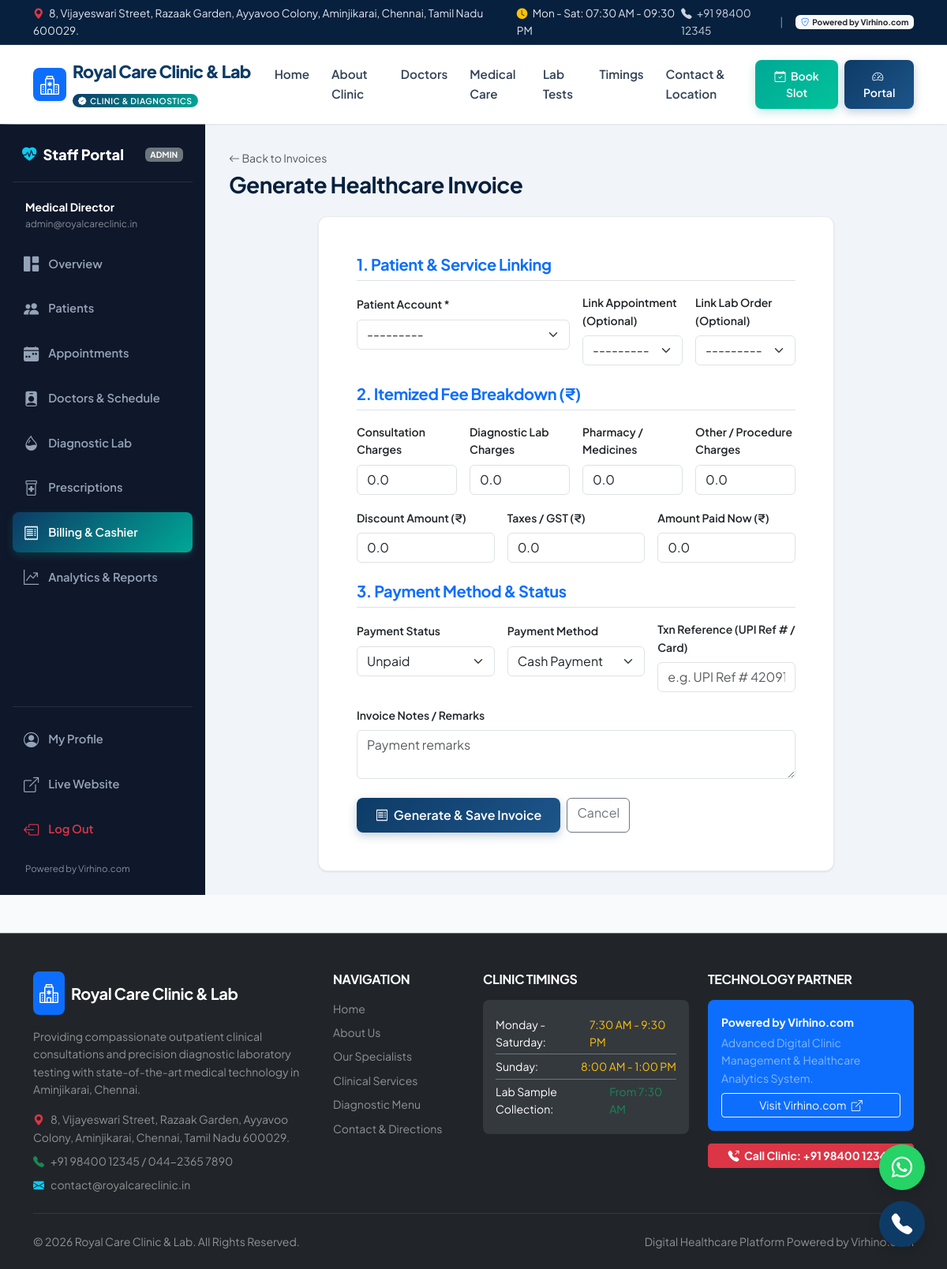
/billing/create/ (signed in), run on the app's committed database.
### accounts/models.py (models this page shows, shortened)
class User(AbstractUser):
    ROLE_CHOICES = (
        ('admin', 'Administrator'),
        ('doctor', 'Doctor / Specialist'),
        ('receptionist', 'Receptionist / Front Desk'),
        ('lab_technician', 'Lab Technician / Pathologist'),
        ('patient', 'Patient'),
    )
    role = models.CharField(max_length=20, choices=ROLE_CHOICES, default='receptionist')
    phone = models.CharField(max_length=20, unique=True, null=True, blank=True)
    address = models.TextField(blank=True, null=True)
    avatar = models.ImageField(upload_to='avatars/', blank=True, null=True)
    class Meta:
        ordering = ['username']
        verbose_name = 'User'
        verbose_name_plural = 'Users'
    @property
    def is_staff_member(self):
        return self.role in ['admin', 'doctor', 'receptionist', 'lab_technician'] or self.is_staff

### billing/views.py (the view)
# urls.py: path('create/', views.invoice_create, name='invoice_create'),
@login_required
@staff_required
def invoice_create(request):
    initial = {}
    patient_id = request.GET.get('patient_id')
    appointment_id = request.GET.get('appointment_id')
    lab_order_id = request.GET.get('lab_order_id')
    if patient_id:
        initial['patient'] = patient_id
    if appointment_id:
        appt = get_object_or_404(Appointment, pk=appointment_id)
        initial['appointment'] = appt
        initial['patient'] = appt.patient
        initial['consultation_charges'] = appt.fee
    if lab_order_id:
        order = get_object_or_404(LabOrder, pk=lab_order_id)
        initial['lab_order'] = order
        initial['patient'] = order.patient
        initial['lab_charges'] = order.total_amount
    if request.method == 'POST':
        form = InvoiceForm(request.POST)
        if form.is_valid():
            invoice = form.save()
            messages.success(request, f'Invoice #{invoice.invoice_number} created for {invoice.patient.full_name}.')
            return redirect('invoice_detail', pk=invoice.pk)
    else:
        form = InvoiceForm(initial=initial)
    return render(request, 'billing/form.html', {'form': form, 'title': 'Generate Healthcare Invoice'})

### appointments/models.py (called while the page is built)
    def __str__(self):
        return f"{self.patient.full_name} with {self.doctor.doctor_name} on {self.appointment_date} at {self.appointment_time.strftime('%I:%M %p')}"

### doctors/models.py (called while the page is built)
    @property
    def doctor_name(self):
        return f"Dr. {self.user.get_full_name()}" if self.user.get_full_name() else f"Dr. {self.user.username}"

### lab/models.py (called while the page is built)
    def __str__(self):
        return f"{self.order_number} — {self.patient.full_name} ({self.get_status_display()})"

### patients/models.py (called while the page is built)
    def __str__(self):
        full = f"{self.first_name} {self.last_name}".strip()
        return f"{full} ({self.phone})"

    @property
    def full_name(self):
        return f"{self.first_name} {self.last_name}".strip()

### website/context_processors.py (called while the page is built)
def clinic_info(request):
    return {
        'CLINIC': settings.CLINIC_METADATA,
    }

### templates/billing/form.html (shortened to what this page needs)
{% extends 'dashboard_base.html' %}
{% block dashboard_content %}
<div class="d-flex justify-content-between align-items-center mb-4">
  <div>
    <a href="{% url 'invoice_list' %}" class="small text-muted text-decoration-none"><i class="bi bi-arrow-left"></i> Back to Invoices</a>
    <h3 class="fw-bold mb-0 mt-1">{{ title }}</h3>
  </div>
</div>
<div class="row justify-content-center">
  <div class="col-lg-9">
    <div class="card card-custom p-4 p-md-5">
      <form method="POST">
        <h5 class="fw-bold text-primary mb-3 pb-2 border-bottom">1. Patient & Service Linking</h5>
        <div class="row g-3 mb-4">
          <div class="col-md-6">
            <label class="form-label small fw-semibold">Patient Account *</label>
            {{ form.patient }}
          </div>
          <div class="col-md-3">
            <label class="form-label small fw-semibold">Link Appointment (Optional)</label>
            {{ form.appointment }}
          </div>
          <div class="col-md-3">
            <label class="form-label small fw-semibold">Link Lab Order (Optional)</label>
            {{ form.lab_order }}
          </div>
        </div>
        <h5 class="fw-bold text-primary mb-3 pb-2 border-bottom">2. Itemized Fee Breakdown (₹)</h5>
        <div class="row g-3 mb-4">
          <div class="col-md-3">
            <label class="form-label small fw-semibold">Consultation Charges</label>
            {{ form.consultation_charges }}
          </div>
          <div class="col-md-3">
            <label class="form-label small fw-semibold">Diagnostic Lab Charges</label>
            {{ form.lab_charges }}
          </div>
          <div class="col-md-3">
            <label class="form-label small fw-semibold">Pharmacy / Medicines</label>
            {{ form.medicine_charges }}
          </div>
          <div class="col-md-3">
            <label class="form-label small fw-semibold">Other / Procedure Charges</label>
            {{ form.other_charges }}
          </div>
          <div class="col-md-4">
            <label class="form-label small fw-semibold">Discount Amount (₹)</label>
            {{ form.discount_amount }}
          </div>
          <div class="col-md-4">
            <label class="form-label small fw-semibold">Taxes / GST (₹)</label>
            {{ form.tax_amount }}
          </div>
          <div class="col-md-4">
            <label class="form-label small fw-semibold">Amount Paid Now (₹)</label>
            {{ form.paid_amount }}
          </div>
        </div>
        <h5 class="fw-bold text-primary mb-3 pb-2 border-bottom">3. Payment Method & Status</h5>
        <div class="row g-3 mb-4">
          <div class="col-md-4">
            <label class="form-label small fw-semibold">Payment Status</label>
            {{ form.payment_status }}
          </div>
          <div class="col-md-4">
            <label class="form-label small fw-semibold">Payment Method</label>
            {{ form.payment_method }}
          </div>
          <div class="col-md-4">
            <label class="form-label small fw-semibold">Txn Reference (UPI Ref # / Card)</label>
            {{ form.transaction_reference }}
          </div>
          <div class="col-12">
            <label class="form-label small fw-semibold">Invoice Notes / Remarks</label>
            {{ form.notes }}
          </div>
        </div>
        <div class="d-flex gap-2">
          <button type="submit" class="btn btn-primary-custom px-4">
            <i class="bi bi-receipt me-1"></i> Generate & Save Invoice
          </button>
          <a href="{% url 'invoice_list' %}" class="btn btn-outline-secondary">Cancel</a>
        </div>
      </form>
    </div>
  </div>
</div>
{% endblock %}

### templates/dashboard_base.html
{% extends 'base.html' %}
{% load static %}
{% block content %}
<div class="dashboard-layout">
  <aside class="sidebar no-print">
    <div>
      <div class="sidebar-brand d-flex align-items-center justify-content-between">
        <div class="d-flex align-items-center gap-2">
          <i class="bi bi-heart-pulse-fill text-info"></i>
          <span>Staff Portal</span>
        </div>
        <span class="badge bg-secondary text-uppercase" style="font-size: 0.65rem;">{{ user.role }}</span>
      </div>
      <div class="px-3 mb-3 text-white-50 small">
        <div class="fw-bold text-white">{{ user.get_full_name|default:user.username }}</div>
        <div style="font-size: 0.75rem;">{{ user.email }}</div>
      </div>
      <ul class="sidebar-nav">
        <li>
          <a href="{% url 'dashboard' %}" class="sidebar-link {% if request.resolver_match.url_name == 'dashboard' %}active{% endif %}">
            <i class="bi bi-grid-1x2-fill"></i>
            <span>Overview</span>
          </a>
        </li>
        <li>
          <a href="{% url 'patient_list' %}" class="sidebar-link {% if 'patient' in request.resolver_match.url_name %}active{% endif %}">
            <i class="bi bi-people-fill"></i>
            <span>Patients</span>
          </a>
        </li>
        <li>
          <a href="{% url 'appointment_list' %}" class="sidebar-link {% if 'appointment' in request.resolver_match.url_name %}active{% endif %}">
            <i class="bi bi-calendar-week-fill"></i>
            <span>Appointments</span>
          </a>
        </li>
        <li>
          <a href="{% url 'doctor_list' %}" class="sidebar-link {% if 'doctor' in request.resolver_match.url_name %}active{% endif %}">
            <i class="bi bi-person-badge-fill"></i>
            <span>Doctors & Schedule</span>
          </a>
        </li>
        <li>
          <a href="{% url 'lab_dashboard' %}" class="sidebar-link {% if 'lab' in request.resolver_match.url_name %}active{% endif %}">
            <i class="bi bi-droplet-half"></i>
            <span>Diagnostic Lab</span>
          </a>
        </li>
        <li>
          <a href="{% url 'prescription_list' %}" class="sidebar-link {% if 'prescription' in request.resolver_match.url_name %}active{% endif %}">
            <i class="bi bi-prescription2"></i>
            <span>Prescriptions</span>
          </a>
        </li>
        <li>
          <a href="{% url 'invoice_list' %}" class="sidebar-link {% if 'invoice' in request.resolver_match.url_name %}active{% endif %}">
            <i class="bi bi-receipt"></i>
            <span>Billing & Cashier</span>
          </a>
        </li>
        <li>
          <a href="{% url 'analytics_dashboard' %}" class="sidebar-link {% if 'analytics' in request.resolver_match.url_name or 'report' in request.resolver_match.url_name %}active{% endif %}">
            <i class="bi bi-graph-up-arrow"></i>
            <span>Analytics & Reports</span>
          </a>
        </li>
      </ul>
    </div>
    <div class="pt-3 border-top border-secondary border-opacity-25">
      <ul class="sidebar-nav">
        <li>
          <a href="{% url 'profile' %}" class="sidebar-link {% if request.resolver_match.url_name == 'profile' %}active{% endif %}">
            <i class="bi bi-person-circle"></i>
            <span>My Profile</span>
          </a>
        </li>
        <li>
          <a href="{% url 'home' %}" class="sidebar-link" target="_blank">
            <i class="bi bi-box-arrow-up-right"></i>
            <span>Live Website</span>
          </a>
        </li>
        <li>
          <a href="{% url 'logout' %}" class="sidebar-link text-danger">
            <i class="bi bi-box-arrow-left"></i>
            <span>Log Out</span>
          </a>
        </li>
      </ul>
      <div class="mt-3 px-3 small text-white-50" style="font-size: 0.72rem;">
        {{ CLINIC.BRAND }}
      </div>
    </div>
  </aside>
  <main class="main-content">
    {% block dashboard_content %}{% endblock %}
  </main>
</div>
{% endblock %}

### static/css/style.css (style rules this page uses)
:root { --primary-color: #0d3b66; --primary-dark: #07203d; --primary-light: #1d558a; --secondary-color: #00a896; --secondary-light: #02c39a; --accent-color: #f4a261; --accent-red: #e76f51; --success-color: #10b981; --warning-color: #f59e0b; --info-color: #0284c7; --dark-slate: #0f172a; --text-primary: #1e293b; --text-muted: #64748b; --bg-light: #f8fafc; --bg-white: #ffffff; --card-border: rgba(226, 232, 240, 0.8); --shadow-sm: 0 1px 3px rgba(0,0,0,0.06), 0 1px 2px rgba(0,0,0,0.04); --shadow-md: 0 4px 6px -1px rgba(0,0,0,0.08), 0 2px 4px -1px rgba(0,0,0,0.04); --shadow-lg: 0 10px 15px -3px rgba(0,0,0,0.08), 0 4px 6px -2px rgba(0,0,0,0.04); --shadow-xl: 0 20px 25px -5px rgba(0,0,0,0.1), 0 10px 10px -5px rgba(0,0,0,0.04); --border-radius: 12px; --border-radius-sm: 8px; --transition: all 0.25s cubic-bezier(0.4, 0, 0.2, 1); }
body { font-family: 'Plus Jakarta Sans', 'Inter', -apple-system, BlinkMacSystemFont, "Segoe UI", Roboto, sans-serif; color: var(--text-primary); background-color: var(--bg-light); line-height: 1.6; overflow-x: hidden; }
h1, h2, h3, h4, h5, h6 { font-weight: 700; color: var(--primary-dark); letter-spacing: -0.02em; }
.card-custom { background: var(--bg-white); border: 1px solid var(--card-border); border-radius: var(--border-radius); box-shadow: var(--shadow-sm); transition: var(--transition); overflow: hidden; }
.btn-primary-custom { background: linear-gradient(135deg, var(--primary-color) 0%, var(--primary-light) 100%); color: white; border: none; font-weight: 600; padding: 10px 22px; border-radius: var(--border-radius-sm); transition: var(--transition); box-shadow: 0 4px 12px rgba(13, 59, 102, 0.25); }
.dashboard-layout { display: flex; min-height: calc(100vh - 65px); }
.sidebar { width: 260px; background: #0f172a; color: #cbd5e1; padding: 24px 16px; flex-shrink: 0; display: flex; flex-direction: column; justify-content: space-between; }
.sidebar-brand { font-size: 1.15rem; font-weight: 800; color: white; padding: 0 12px 20px; border-bottom: 1px solid rgba(255,255,255,0.1); margin-bottom: 20px; }
.sidebar-nav { list-style: none; padding: 0; margin: 0; display: flex; flex-direction: column; gap: 6px; }
.sidebar-link { display: flex; align-items: center; gap: 12px; padding: 10px 14px; color: #94a3b8; text-decoration: none; font-weight: 600; font-size: 0.92rem; border-radius: var(--border-radius-sm); transition: var(--transition); }
.sidebar-link i { font-size: 1.2rem; }
.sidebar-link:hover, .sidebar-link.active { color: white; background: rgba(255, 255, 255, 0.08); }
.sidebar-link.active { background: linear-gradient(135deg, var(--primary-color), var(--secondary-color)); color: white; box-shadow: 0 4px 12px rgba(0, 168, 150, 0.2); }
.main-content { flex-grow: 1; padding: 30px; background-color: #f1f5f9; overflow-y: auto; }

### data on the page
User: role "ADMIN", get_full_name "Medical Director", email "admin@royalcareclinic.in"

### other printed values
{{ CLINIC.ADDRESS }} "8, Vijayeswari Street, Razaak Garden, Ayyavoo Colony, Aminjikarai, Chennai, Tamil Nadu 600029."
{{ CLINIC.HOURS_WEEKDAY }} "Mon - Sat: 07:30 AM - 09:30 PM"
{{ CLINIC.PHONE }} "+91 98400 12345"
{{ CLINIC.BRAND }} "Powered by Virhino.com"
{{ CLINIC.NAME }} "Royal Care Clinic & Lab"
{{ title }} "Generate Healthcare Invoice"
{{ CLINIC.LANDLINE }} "044-2365 7890"
{{ CLINIC.EMAIL }} "contact@royalcareclinic.in"
